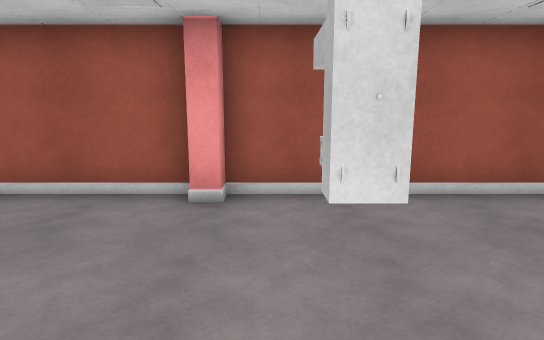
view 1 (above)

12 first-person views from a walk through a scene from a Unity 3-D project. The camera is 1.5 m above the floor, tilts 10° down and sees 75° across. The floor is counted in squares, 1 m on a side. Each view is taken from the middle of a square. On the plan, view 1 faces up. The plan holds only what a view shows up to about 16 squares ahead; the rest is blank.

view 2
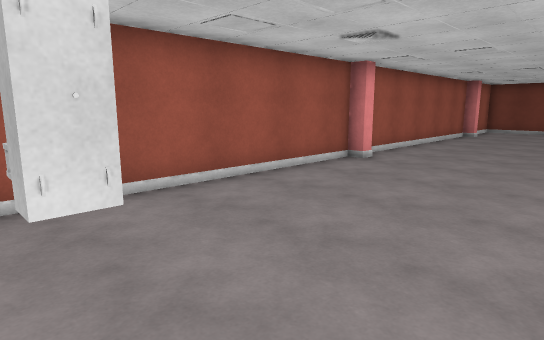

view 3
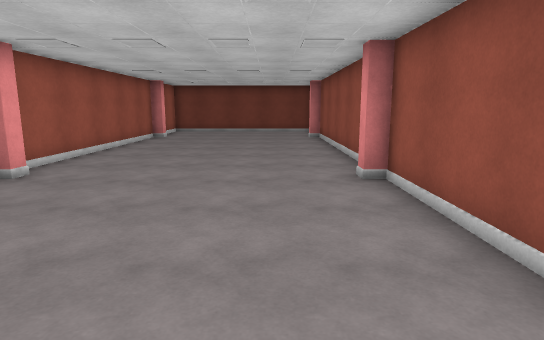

view 4
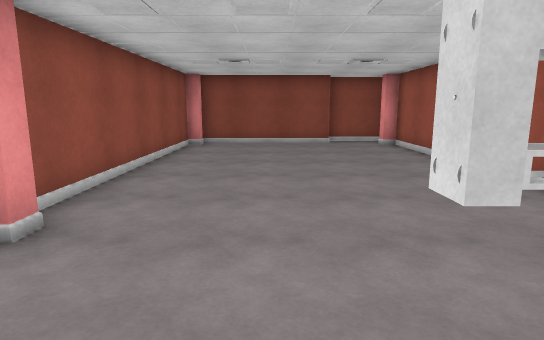

view 5
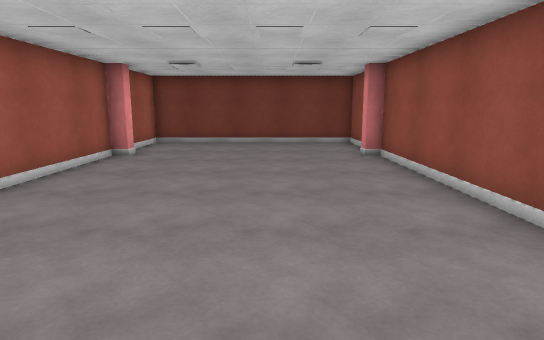

view 6
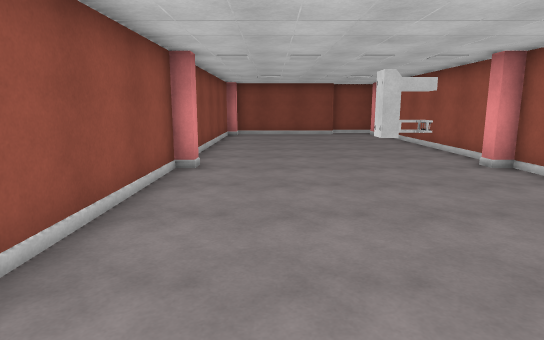

view 7
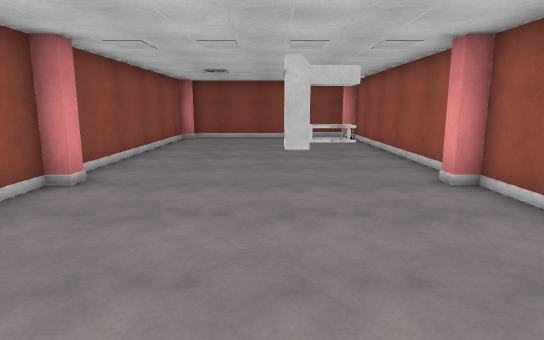

view 8
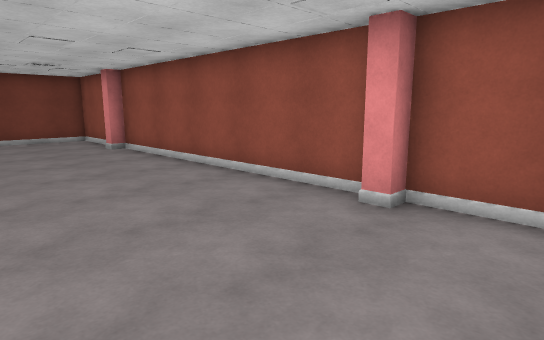

view 9
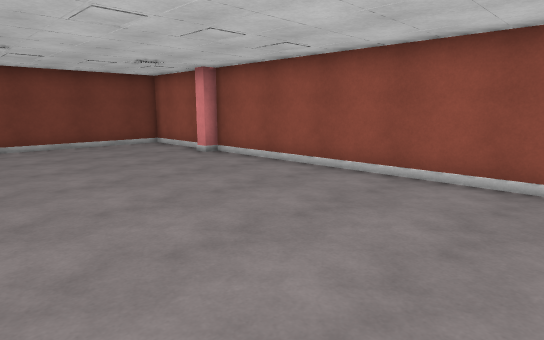

view 10
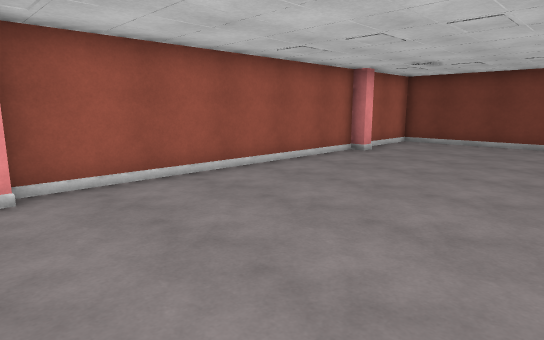

view 11
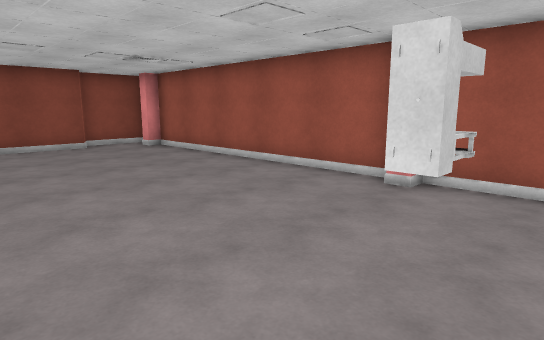

view 12
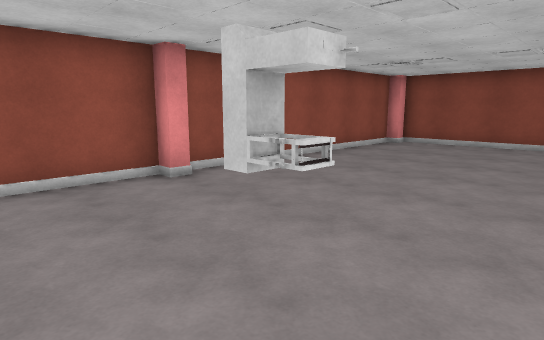

### Floor plan
Points are (right, up) in squares from view 1. A wall is a line through its corners. A room is listed if a view was taken in it or the views show most of it. See-through windows are left out.
Room 1 (views 1, 2, 3, 4, 5, 6, 7, 8, 9, 10, 11, 12)
walls: (10, 5.5) (9.4, 5.5); (9.4, 6.1) (-0.8, 6.1); (10.1, -2.5) (20.2, -2.5) (20.2, -1.9) (20.8, -1.9); (-0.8, 5.5) (-1.4, 5.5); (-1.4, -1.9) (-0.8, -1.9) (-0.8, -2.5) (9.4, -2.5) (9.4, -1.9) (10, -1.9); (-1.4, 6.1) (-11.6, 6.1); (20.2, 6.1) (10, 6.1); (20.8, 5.5) (20.2, 5.5); (21.4, -2.5) (24.5, -2.5) (24.5, 6.1) (21.5, 6.1); (-11.6, 5.5) (-12.1, 5.5); (-11.6, -1.9) (-11.6, -2.5) (-1.6, -2.5); (-12.3, 3.4) (-12.3, -1.9); (-13.1, 6.1) (-13.1, 3.5)
objects: other object (0, 2) to (1, 3)

Where each view was taken, in squares from view 1:
view 1: 0 up, 0 right, facing up
view 2: 0 up, 0 right, facing up-right
view 3: 0 up, 2 right, facing right
view 4: 1 up, 3 right, facing left
view 5: 1 up, 9 right, facing right
view 6: 0 up, 8 right, facing left
view 7: 2 up, 6 right, facing left
view 8: 3 up, 7 right, facing down-right
view 9: 5 up, 10 right, facing down-right
view 10: 1 down, 9 right, facing up-right
view 11: 1 down, 2 right, facing up-left
view 12: 5 up, 3 right, facing down-left
